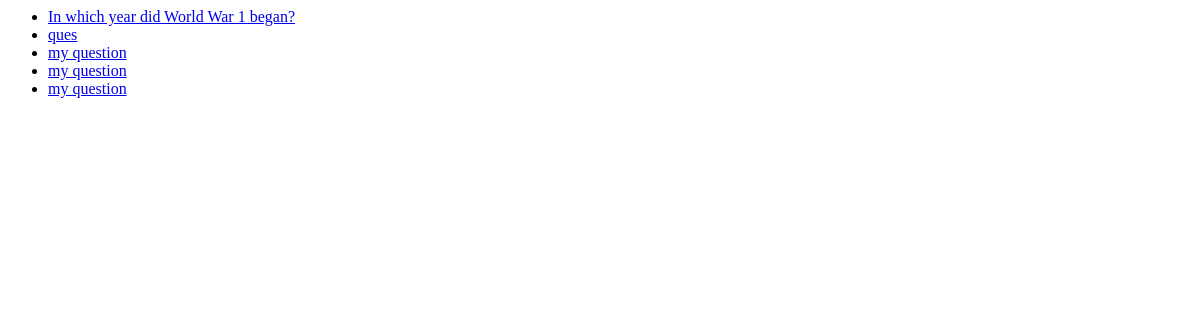
The page /polls/ on the database as committed earlier.
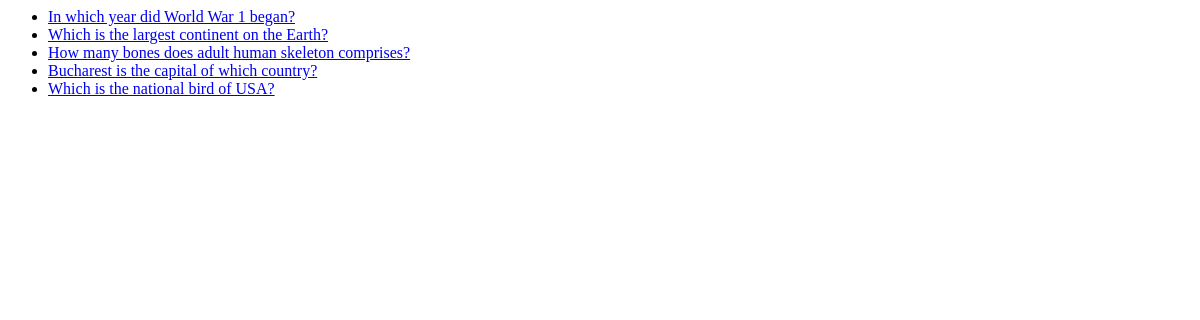
The same page on the database as committed later.
### polls/models.py (models this page shows, shortened)
class Question(models.Model):
    question_text=models.CharField(max_length=200)
    pub_date=models.DateTimeField('date published')
    tags = models.ManyToManyField('Tag')

### polls/views.py (the view)
# urls.py: path('', views.IndexView.as_view(), name='index'),
class IndexView(generic.ListView):
    template_name = 'polls/index.html'
    context_object_name = 'latest_question_list'
    def get_queryset(self):
        return Question.objects.order_by('-pub_date')[:5]

### polls/templates/polls/index.html
{% if latest_question_list %}
    <ul>
    {% for question in latest_question_list %}
        <li><a href="/polls/{{ question.id }}/">{{ question.question_text }}</a></li>
    {% endfor %}
    </ul>
{% else %}
    <p>No polls are available.</p>
{% endif %}

Rows that differ between the two databases and show on the page:
removed Question: question_text "ques"
removed Question: question_text "my question"
removed Question: question_text "my question"
removed Question: question_text "my question"
added Question: question_text "Which is the largest continent on the Earth?"
now on this page (row unchanged): Question: question_text "How many bones does adult human skeleton comprises?"
now on this page (row unchanged): Question: question_text "Bucharest is the capital of which country?"
now on this page (row unchanged): Question: question_text "Which is the national bird of USA?"
